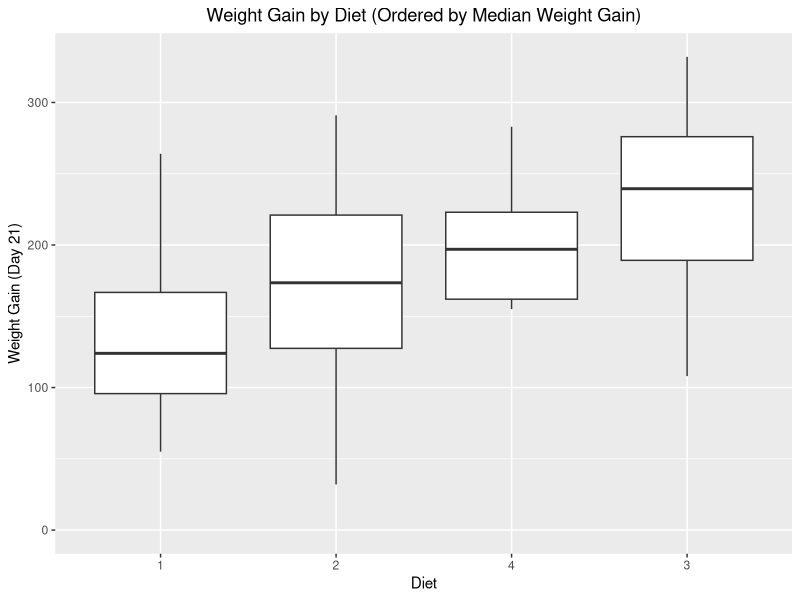
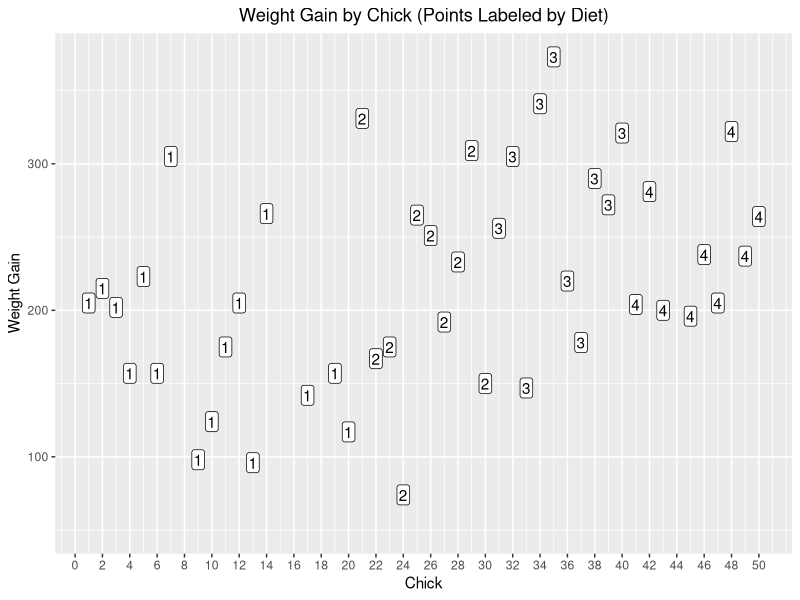
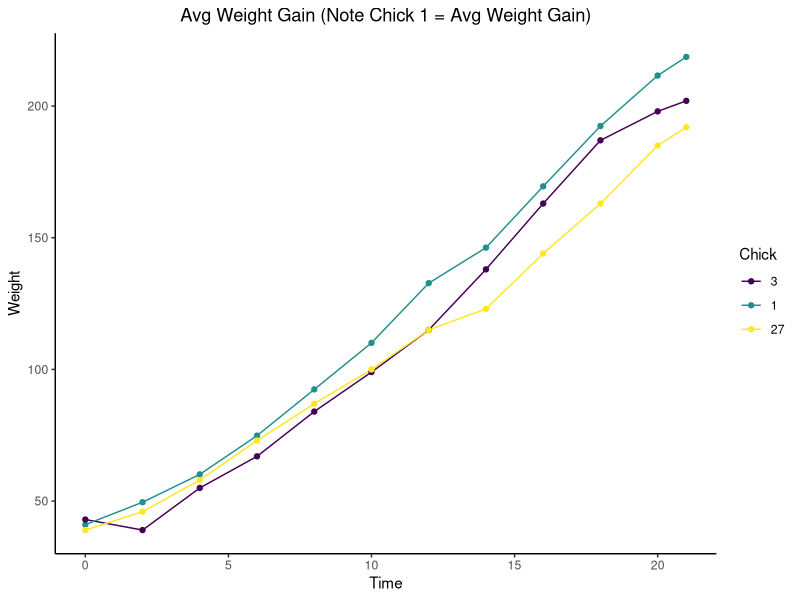
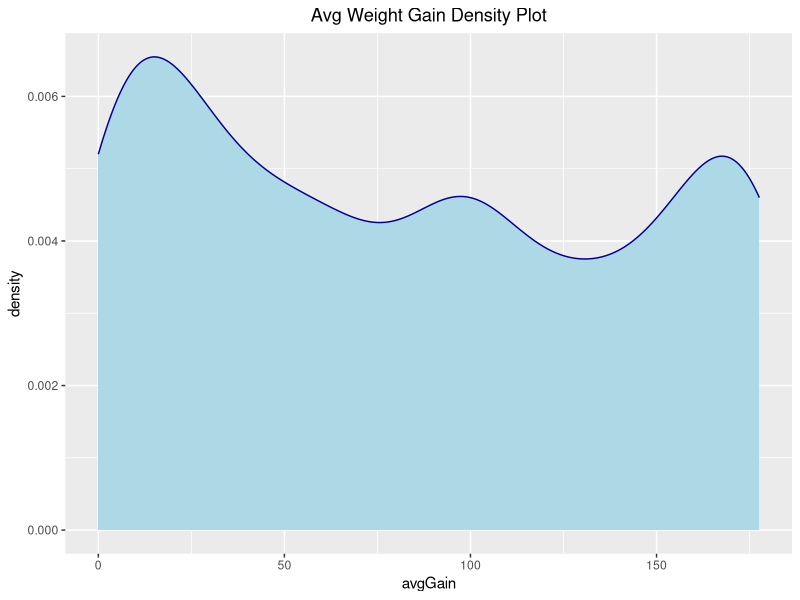

These figures' R source, in order:
## ---- chunk 1
# load data
library("datasets")
library("tidyverse")
## ---- chunk 2
data <- ChickWeight # 'data' is an easier name
weight0 <- data %>% group_by(Diet) %>% summarise(NumChicks = n()%/%12, AvgWeight = mean(weight), WeightStDev = sd(weight))

head(weight0)
## ---- chunk 3
temp <- data %>% group_by(Chick) %>% mutate(NumMeasures = n())
head(temp, 5) # to get an idea of what the data looks like

complete <- temp[temp$NumMeasures == 12,] # if 12 measurements, the data is complete
complete <- complete %>% select(weight:Diet) # do not need the 'NumMeasures' column, it was just a helper column
head(complete, 3) # show first 3 rows of 'complete'
## ---- chunk 4
complete <- complete %>% group_by(Chick) %>% mutate(weightgain = (weight - weight[Time == 0]))
head(complete, 3)
## ---- chunk 5
day21 <- complete[complete$Time == 21,] # subset the data by Time == 21
p <- ggplot(day21, aes(x=reorder(Diet, weightgain, FUN = median), y=weightgain)) + geom_boxplot() + expand_limits(y=0)
p <- p + xlab("Diet") + ylab("Weight Gain (Day 21)") + ggtitle("Weight Gain by Diet (Ordered by Median Weight Gain)")
p <- p + theme(plot.title = element_text(hjust=0.5))

p # display graph
## ---- chunk 6
# using day21 dataframe again

# numerical summary
most <- day21 %>% arrange(desc(weight))
least <- day21 %>% arrange(weight)

head(most, 1) # Chick 35 gained most weight on Diet 3
head(least, 1) # Chick 24 gained least weight on Diet 2

# graphical summary
day21$Chick = as.numeric(levels(day21$Chick))[day21$Chick] # change factor to numeric
p <- ggplot(day21, aes(x=Chick, y=weight)) + geom_point() + scale_x_continuous(breaks = seq(0,50,by = 2)) + expand_limits(y=50)
p <- p + geom_label(aes(label=day21$Diet), label.padding=unit(0.10, "lines"))  
p <- p + ggtitle("Weight Gain by Chick (Points Labeled by Diet)") + theme(plot.title = element_text(hjust=0.5)) + ylab("Weight Gain")
p
# You can see that the highest/lowest gaining chicks and their diets are the same on the graph and numeric representation
## ---- chunk 7
day0 <- complete[complete$Time == 0,] # using this to find heaviest and lightest starting weights
heavy <- day0 %>% arrange(desc(weight))
light <- day0 %>% arrange(weight)

head(heavy, 1) # heaviest starting weight (Chick 3)
head(light, 1) # lightest starting weight (Chick 27)

avg <- complete %>% group_by(Time) %>% mutate(avgWeight = mean(weight)) %>% select(weight:Diet, avgWeight)
avg$weight[avg$Chick == 1] <- avg$avgWeight[avg$Chick == 1] # Chick 1 is not used here, I replaced its weight values to avg values
head(avg, 12)

toGraph <- subset(avg, Chick == 1 | Chick == 3 | Chick == 27) # Subset data into what I need

p <- ggplot(toGraph, aes(x=Time, y=weight, group=Chick)) + geom_line(aes(color=Chick)) + geom_point(aes(color=Chick))
p <- p + theme_classic() + ylab("Weight")
p <- p + ggtitle("Avg Weight Gain (Note Chick 1 = Avg Weight Gain)") + theme(plot.title = element_text(hjust=0.5))
p
## ---- chunk 8
# Using the 'complete' data frame, where weightgain is an added column
complete <- complete %>% group_by(Chick) %>% mutate(weightgain = (weight - weight[Time == 0]))
complete <- complete %>% group_by(Time) %>% mutate(avgGain = mean(weightgain)) # created avg gain column

# a density plot will give a good idea of the growth rate here
p <- ggplot(complete, aes(x=avgGain)) + geom_density(color="darkblue", fill="lightblue")
p <- p + ggtitle("Avg Weight Gain Density Plot") + theme(plot.title = element_text(hjust=0.5))
p
